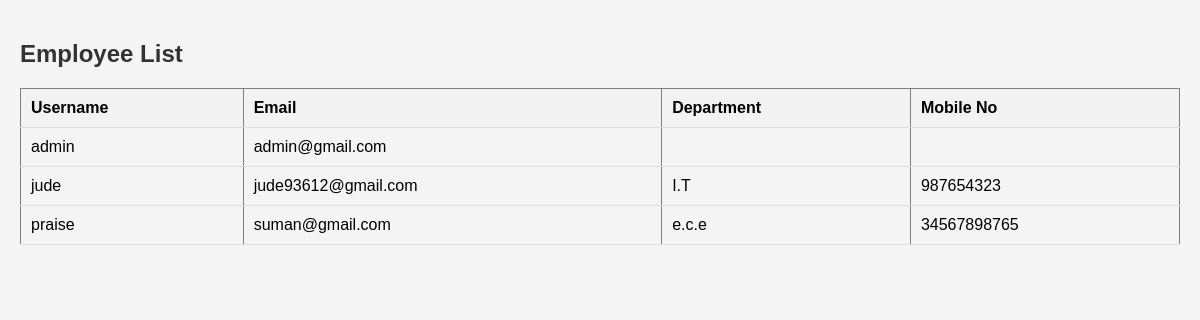
/employee/employee_list/ (signed in), run on an earlier commit of the app's database.
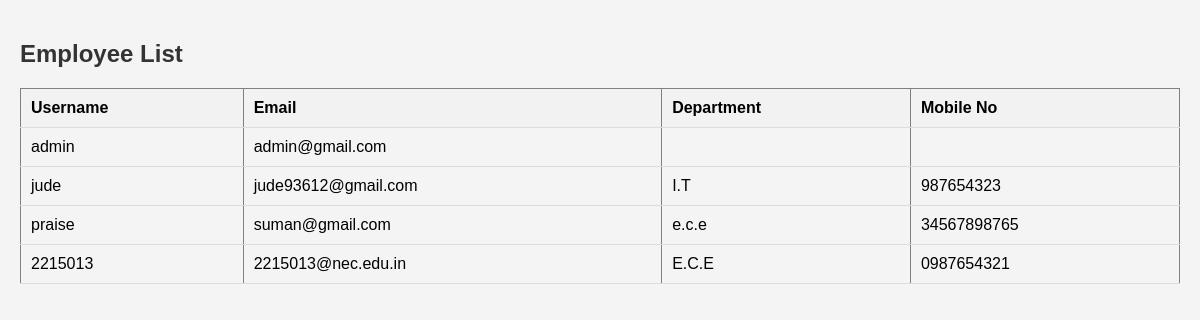
And on a later commit of the database.
### employee/models.py (models this page shows, shortened)
class Employee(AbstractBaseUser):
    username = models.CharField(max_length=100, unique=True)
    email = models.EmailField(unique=True)
    department = models.CharField(max_length=100)
    salary = models.DecimalField(max_digits=10, decimal_places=2)
    mobile_no = models.CharField(max_length=15)
    is_active = models.BooleanField(default=True)
    is_staff = models.BooleanField(default=False)
    objects = EmployeeManager()
    USERNAME_FIELD = 'email'
    REQUIRED_FIELDS = ['username', 'department', 'salary', 'mobile_no']

### employee/views.py (the view)
# urls.py: path('employee_list/', views.employee_list, name='employee_list'),
@login_required
def employee_list(request):
    employees = Employee.objects.all()
    return render(request, 'employee/employee_list.html', {'employees': employees})

### employee/templates/employee/employee_list.html (shortened to what this page needs)
<!DOCTYPE html>
<html>
<head>
</head>
<body>
    <h2>Employee List</h2>
    <table border="1">
        <thead>
            <tr>
                <th>Username</th>
                <th>Email</th>
                <th>Department</th>
                <th>Mobile No</th>
            </tr>
        </thead>
        <tbody>
            {% for employee in employees %}
            <tr>
                <td>{{ employee.username }}</td>
                <td>{{ employee.email }}</td>
                <td>{{ employee.department }}</td>
                <td>{{ employee.mobile_no }}</td>
            </tr>
            {% endfor %}
        </tbody>
    </table>
</body>
</html>

### employee/templates/employee/employee_list.html (style rules this page uses)
body { font-family: Arial, sans-serif; margin: 0; padding: 20px; background-color: #f4f4f4; }
h2 { color: #333; margin-bottom: 20px; }
table { width: 100%; border-collapse: collapse; margin-top: 20px; }
th, td { padding: 10px; text-align: left; border-bottom: 1px solid #ddd; }
th { background-color: #f2f2f2; }

What changed in the data, as far as the page shows it:
added Employee: username "2215013", email "2215013@nec.edu.in", department "E.C.E", mobile_no "0987654321"
